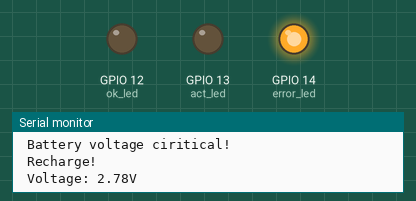
Simulated run of this sketch. Board: ESP8266 (NodeMCU). On the bench: output pins drawn as LEDs (lit = HIGH), the last lines printed to the serial monitor. WiFi joins after 1.5 s; servers stay silent unless stated; web services answer with replies made up by the test bench; pins used as bus, display or sensor lines are not drawn.

Above: at 0.1 s.
At 3.5 s:
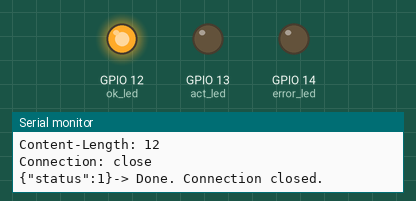
At 4.1 s:
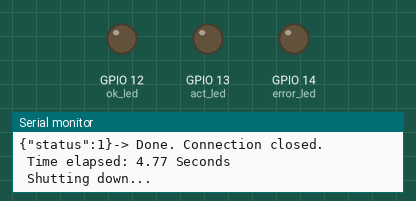
Timing chart, 0 to 5.6 s (numbered marks = the images above):
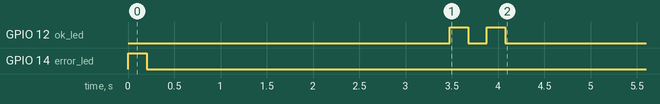

The sketch:

pushingbox_smart_buton.ino
```cpp
/*
 *  Title: (Pushingbox) Smart button with ultra low standby power
 *  Version: 0.9
 *  Date: 27. Apr, 2016
 *
 *  Description:
 *   -- Sets the pin 'power_pin' to HIGH (this keeps the ldo enabled)
 *   - Measures the battery voltage
 *    -> If the voltage is lower then 'undervoltage' volts, signal a recharge (see Blink Codes) and shut down.
 *    -> If the voltage is higher, connects to the given access point and proceeds...
 *   - Collects some more data (wifi signal strength, ip address, time to get the ip)
 *   - Launches the given Pushingbox scenario and sends the colleted data(variables) with it
 *   -- Sets the 'power_pin' pin to LOW (this causes the ldo to shut down)
 *
 *  Configuration:
 *   Most important (MUST be configured): Wifi(ssid, password) and Pushingbox(devid) config
 *   May needs to be configured: vref, undervoltage
 *   The other variables can be left unchanged
 *
 *  Used pushingbox variables:
 *   $rssi$     = Wifi signal strength in dBm (example: "-59")
 *   $ip$       = The ip address (example: "192.168.0.45")
 *   $ip_time$  = The time it took to get the ip in seconds ("3.4")
 *   $vbat$     = Measured battery voltage ("3.86")
 *
 *  Status LED Blink Codes:
 *   2x green = GET reqeust successfully sent (scenario launched)
 *   2x red   = GET request failed
 *   3x red   = Could not connect to the wifi (wrong password or wifi network not in range)
 *   1x red   = Battery empty. Time to reacharge.
 *
 *  TODO:
 *   Pushingbox request error handling - #131
 *   Fix ugly ip_time formating - #166
 */


// Wifi config
const char* ssid     = "xxxxx";
const char* password = "xxxxx";

// Pushingbox config
// Device id of the pushingbox scenario to launch
const char* devid = "xxxxx";


// Power/Shutdown pin
const int power_pin = 2;

// Status leds
const int ok_led = 12;
const int error_led = 14;
const int act_led = 13;

// Activity led blink speed in seconds
const float blink_speed = 0.4;

// Voltage divider config
const int r1 = 4700;
const int r2 = 1000;
// Acutal adc reference voltage (turns out it isn't exactly 1.0V)
const float vref = 0.975;

// Undervoltage detection (can be set to 0 if not needed)
// If the measured voltage is lower then 'undervoltage' volts, signal a recharge and shut down
const float undervoltage = 3.0;

// Seconds to wait for a ip before giving up and shutting down
const int wifi_timeout = 15;


#include <ESP8266WiFi.h>
#include <Ticker.h>

Ticker act_led_flipper;

int rssi;
unsigned long ip_time;
float vcc;
IPAddress ip_address;

void connect_to_wifi()
{
  // connect to the given ssid
  WiFi.begin(ssid, password);

  // wait for a ip from DHCP
  unsigned long timeout = millis();
  while (WiFi.status() != WL_CONNECTED) {
    // but not longer then "wifi_timout" seconds
    if (millis() - timeout > wifi_timeout * 1000) {
      Serial.print("\n-> Could not connect to ap: ");
      Serial.println(ssid);
      // shut down
      shutdown(1, 5);
    }
    Serial.print(".");
    delay(500);
  }
  ip_time = millis();

  // get the wifi signal strength:
  rssi = WiFi.RSSI();
  // save the ip address
  ip_address = WiFi.localIP();

  Serial.println("");
  Serial.println("-> Connected.");
  Serial.print(" IP: ");
  Serial.print(ip_address);
  Serial.printf(" (%i.%is)\n", millis() / 1000, millis() % 1000);
  Serial.print(" RSSI:");
  Serial.print(rssi);
  Serial.println("dBm\n");
  Serial.println("");
}

void send_pushingbox_request()
{
  // combine all variables into a single string
  String request_uri = "";

  // add the signal strength
  request_uri += "&rssi=";
  request_uri += rssi;

  // add the ip address
  String ip = String(ip_address[0]) + "." + String(ip_address[1]) + "." + String(ip_address[2]) + "." + String(ip_address[3]);
  request_uri += "&ip=";
  request_uri += ip;

  // add the time it took to get the ip
  // TODO: fix ugly formating (example: in:3450; out=3.4)
  String formated_ip_time;
  formated_ip_time = ip_time / 1000;
  formated_ip_time += "\.";
  String temp;
  temp = String(ip_time % 1000);
  temp = temp.substring(0, 1);
  formated_ip_time += temp;
  request_uri += "&ip_time=";
  request_uri += formated_ip_time;

  // add the battery voltage
  request_uri += "&vcc=";
  request_uri += vcc;

  // print the final query string
  Serial.print("Request: ");
  Serial.println(request_uri);

  // create the http connection
  WiFiClient client;
  if (!client.connect("api.pushingbox.com", 80)) {
    Serial.println("-> Connection failed");
    shutdown(1, 3);
    return;
  }
  Serial.println("-> Done.");

  // if connected, send the GET request
  Serial.println("Sending request");
  client.print(String("GET /pushingbox?devid=") + devid + request_uri + " HTTP/1.1\r\n" +
               "Host: api.pushingbox.com\r\n" +
               "Connection: close\r\n\r\n");

  // print all lines from the response - TODO
  while (client.available()) {
    String line = client.readStringUntil('\r');
    Serial.print(line);
  }
  Serial.println("-> Done. Connection closed.\n");
}

void shutdown(boolean error, int blink_count)
{
  // stop the activity led
  act_led_flipper.detach();
  digitalWrite(act_led, LOW);

  // either blink the 'error' or 'ok' led, depending on if something went wrong
  int led_to_blink;
  if (error == 0) {
    led_to_blink = ok_led;
  }
  else if (error == 1) {
    led_to_blink = error_led;
  }
  // blink the led 'blink_count' times
  for (int i = 0; i < blink_count; i++)
  {
    digitalWrite(led_to_blink, HIGH);
    delay(200);
    digitalWrite(led_to_blink, LOW);
    if (i < blink_count - 1)
      delay(200);
  }

  // shutdown the voltage regualtor by "releasing" the ldo enable pin
  Serial.printf(" Time elapsed: %i.%i Seconds\n", millis() / 1000, millis() % 1000);
  Serial.println(" Shutting down...");
  digitalWrite(power_pin, LOW);
  // also activate regular deepsleep so the sketch can be used without the enable pin shutdown circuit
  //ESP.deepSleep(0, WAKE_RF_DEFAULT);
  delay(500);
}

void toogle_act_led()
{
  digitalWrite(act_led, !digitalRead(act_led));
}

float get_battery_voltage()
{
  // read raw adc value (0-1023)
  int adc_value = analogRead(0);

  // calc input voltage (0-1V)
  float battery_voltage = vref / 1024.0 * adc_value;

  // calc battery voltage (0 - ~5.5V)
  battery_voltage = battery_voltage * (r1 + r2) / r2;

  return  battery_voltage;
}

void setup()
{
  // Hold the ldo enable pin HIGH
  pinMode(power_pin, OUTPUT);
  digitalWrite(power_pin, HIGH);

  // Init led pins
  pinMode(ok_led, OUTPUT);
  pinMode(error_led , OUTPUT);
  pinMode(act_led, OUTPUT);

  // Start blinking the activity led
  act_led_flipper.attach(blink_speed, toogle_act_led);

  // Setup the serial port
  Serial.begin(115200);
  Serial.println("");

  // Get the battery voltage
  vcc = get_battery_voltage();
  // Check for undervoltage
  if (vcc < undervoltage)
  {
    Serial.println(" Battery voltage ciritical!");
    Serial.println(" Recharge!");
    Serial.print(" Voltage: ");
    Serial.print(vcc);
    Serial.println("V\n");

    WiFi.disconnect();
    shutdown(1, 1);
  }

  // Connect to the wifi network
  Serial.print("Connecting to access point: ");
  Serial.println(ssid);
  connect_to_wifi();

  // Send the Pushingbox request
  Serial.print("Connecting to ");
  Serial.println("api.pushingbox.com");
  send_pushingbox_request();

  // Shutdown
  shutdown(0, 2);
}

void loop()
{
  // nothing in here
}
```
